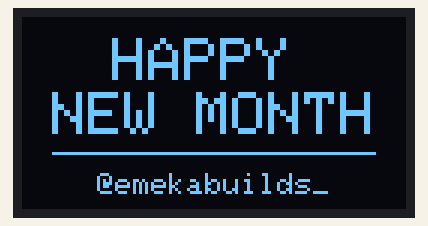
The sketch below on a simulated Arduino Uno, built with avr-gcc and run on an emulated ATmega328P. Parts: 128×64 one-colour display.

Above: at 0.4 s.

The sketch:

arduino-src.ino
```cpp
#include <Wire.h>
#include <Adafruit_GFX.h>
#include <Adafruit_SH110X.h>

#define i2c_Address 0x3c
#define SCREEN_WIDTH 128
#define SCREEN_HEIGHT 64

Adafruit_SH1106G display = Adafruit_SH1106G(SCREEN_WIDTH, SCREEN_HEIGHT, &Wire, -1);

void setup() {
  delay(250);
  display.begin(i2c_Address, true);

  display.clearDisplay();
  display.setTextColor(SH110X_WHITE);

  // --- BIG TOP TEXT ---
  display.setTextSize(2);      // Size 2 is much more readable on the 1.3"
  display.setCursor(30, 7);    // Centering "HAPPY"
  display.println("HAPPY");

  display.setCursor(10, 25);   // Centering "NEW MONTH"
  display.println("NEW MONTH");

  // --- CLEAN DIVIDER ---
  // A thicker line looks better with the bigger font
  display.drawFastHLine(10, 45, 108, SH110X_WHITE);

  // --- MY HANDLE ---
  display.setTextSize(1);      // this keeps the handle smaller for a professional look
  display.setCursor(25, 52);
  display.print("@emekabuilds_");

  display.display();
}

void loop() {
  // Static display
}
```
